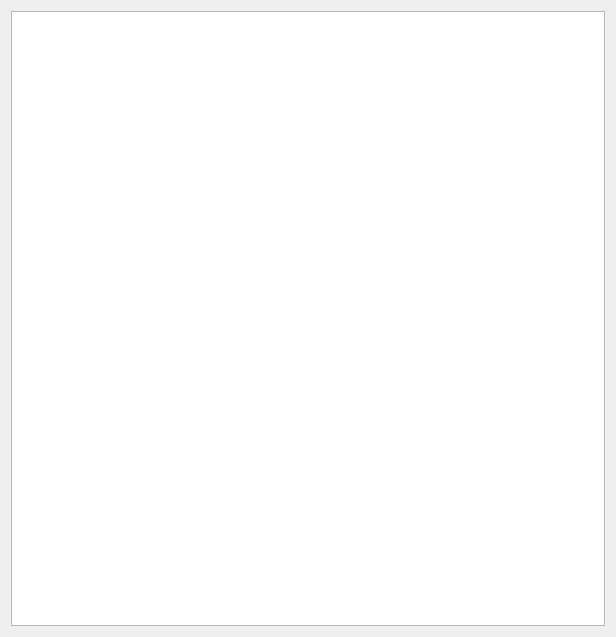
<?xml version="1.0" encoding="UTF-8"?>
<ui version="4.0">
 <class>ShowApartment</class>
 <widget class="QDialog" name="ShowApartment">
  <property name="geometry">
   <rect>
    <x>0</x>
    <y>0</y>
    <width>616</width>
    <height>637</height>
   </rect>
  </property>
  <property name="windowTitle">
   <string>Dialog</string>
  </property>
  <layout class="QHBoxLayout" name="horizontalLayout">
   <item>
    <widget class="QTableView" name="apartTableView"/>
   </item>
  </layout>
 </widget>
 <resources/>
 <connections/>
</ui>
